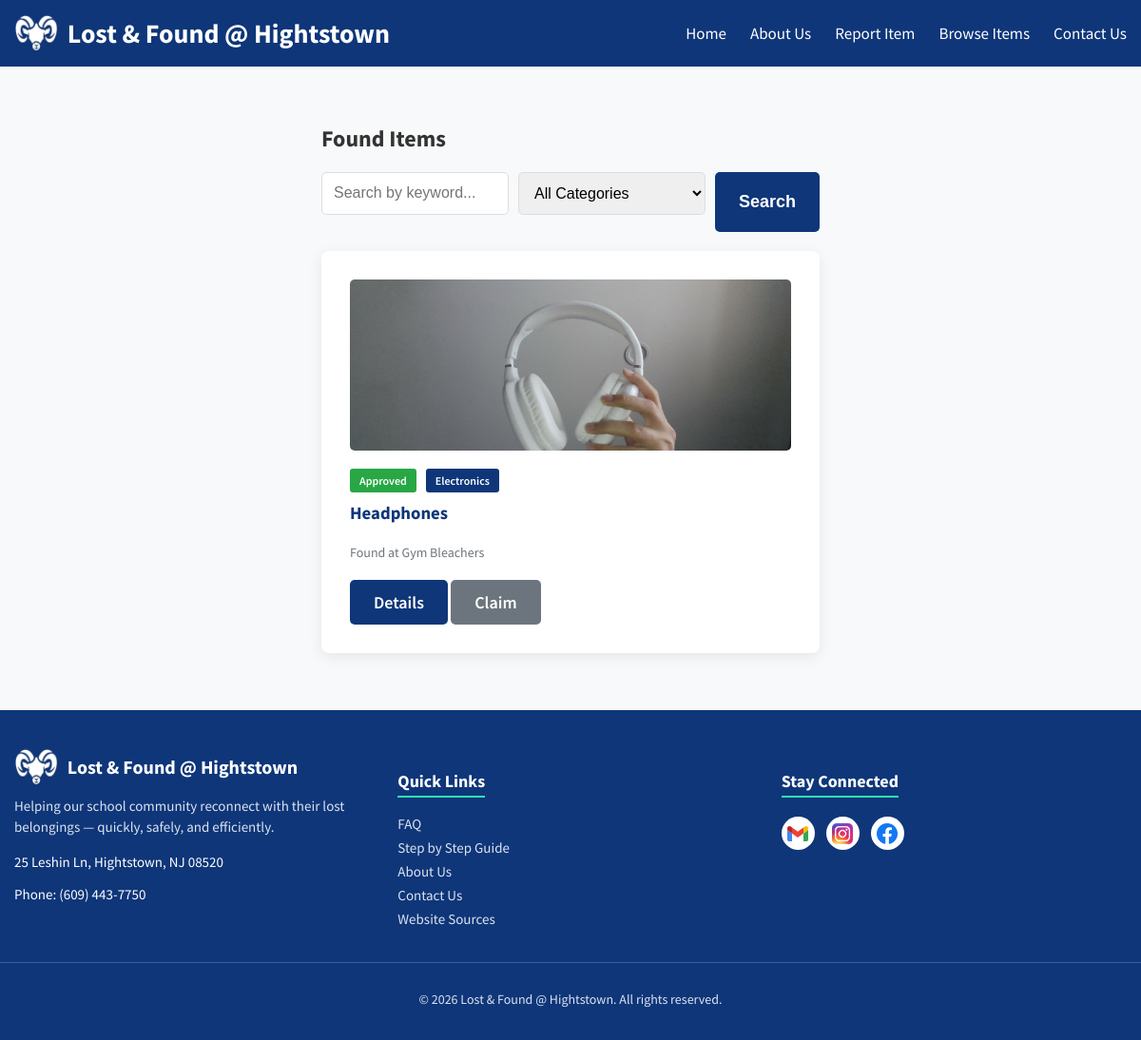
/items (signed in), run on the app's committed database.
### tables this page shows
CREATE TABLE items (
            id INTEGER PRIMARY KEY AUTOINCREMENT,
            title TEXT NOT NULL,
            description TEXT,
            category TEXT,
            location_found TEXT,
            date_found TEXT,
            photo_filename TEXT,
            status TEXT DEFAULT 'pending', -- pending, approved, claimed
            created_at TEXT DEFAULT CURRENT_TIMESTAMP
        );

### lostfound_app.py (the view)
@app.route("/items")
def items():
    q = request.args.get("q", "").strip()
    category = request.args.get("category", "").strip()
    status = "approved"
    params = [status]
    where = ["status = ?"]
    if q:
        like = f"%{q}%"
        where.append("(title LIKE ? OR description LIKE ? OR location_found LIKE ? OR category LIKE ?)")
        params.extend([like, like, like, like])
    if category:
        where.append("category = ?")
        params.append(category)
    sql = f"SELECT * FROM items WHERE {' AND '.join(where)} ORDER BY created_at DESC"
    con = get_db()
    rows = con.execute(sql, params).fetchall()
    con.close()
    return render_template("items.html", items=rows, q=q, category=category)

### lostfound_app.py (called while the page is built)
def get_db():
    con = sqlite3.connect(DB_PATH)
    con.row_factory = sqlite3.Row
    return con

### templates/items.html (shortened to what this page needs)
{% extends "base.html" %}
{% block content %}
<h2>Found Items</h2>
<form class="searchbar" method="get">
  <input name="q" placeholder="Search by keyword..." value="{{ q or '' }}">
  <select name="category">
    <option value="">All Categories</option>
  </select>
  <button class="btn" type="submit">Search</button>
</form>
<div class="grid">
  {% if items %}
    {% for it in items %}
      <div class="item card">
        <a href="{{ url_for('item_detail', item_id=it['id']) }}">
          {% if it['photo_filename'] %}
            <img alt="Item photo" loading="lazy" src="{{ url_for('uploaded_file', filename=it['photo_filename']) }}">
          {% else %}
            <img alt="No photo" loading="lazy" src="{{ url_for('static', filename='placeholder.png') }}">
          {% endif %}
        </a>
        <div class="item-meta">
          <span class="status {{ it['status'] }}">{{ it['status']|capitalize }}</span>
          {% if it['category'] %}<span class="badge">{{ it['category'] }}</span>{% endif %}
        </div>
        <h3>{{ it['title'] }}</h3>
        {% if it['location_found'] %}<small class="muted">Found at {{ it['location_found'] }}</small>{% endif %}
        <div class="item-actions">
          <a class="btn" href="{{ url_for('item_detail', item_id=it['id']) }}">Details</a>
          <a class="btn secondary" href="{{ url_for('claim_item', item_id=it['id']) }}">Claim</a>
        </div>
      </div>
    {% endfor %}
  {% else %}
    <div class="card">
      <p>No items found. Try adjusting your search.</p>
    </div>
  {% endif %}
</div>
{% endblock %}

### static/styles.css (style rules this page uses)
body { font-family: 'Source Sans Pro', sans-serif; color: #333; background-color: #f8f9fa; margin: 0; display: flex; flex-direction: column; min-height: 100vh; }
.card { background-color: #fff; border-radius: 8px; box-shadow: 0 4px 15px rgba(0, 0, 0, 0.08); padding: 30px; margin-bottom: 20px; }
.card h2, .card h3 { margin-top: 0; color: #0E3679; }
form input, form select, form textarea { width: 95%; padding: 12px; border: 1px solid #ddd; border-radius: 5px; margin-bottom: 18px; font-size: 16px; }
form button.btn { background-color: #0E3679; color: #fff; border: none; padding: 12px 25px; border-radius: 5px; cursor: pointer; font-size: 18px; font-weight: 600; transition: background-color 0.3s ease; }
.btn { background-color: #0E3679; color: #fff; border: none; padding: 12px 25px; border-radius: 5px; cursor: pointer; font-size: 18px; font-weight: 600; text-decoration: none; display: inline-block; transition: background-color 0.3s ease; }
.btn.secondary { background-color: #6c757d; }
.item img { width: 100%; height: 180px; object-fit: cover; border-radius: 5px; margin-bottom: 15px; }
.item-meta { display: flex; align-items: center; gap: 10px; margin-bottom: 10px; }
.item-actions { margin-top: 20px; }
.status { display: inline-block; padding: 5px 10px; border-radius: 3px; font-size: 12px; font-weight: 600; color: #fff; }
.status.approved { background-color: #28a745; }
.badge { display: inline-block; padding: 5px 10px; border-radius: 3px; font-size: 12px; font-weight: 600; background-color: #0E3679; color: #fff; }
.muted { color: #6c757d; font-size: 14px; }
.searchbar { display: flex; gap: 10px; margin-bottom: 20px; flex-wrap: wrap; }
.searchbar input, .searchbar select { flex: 1; min-width: 150px; }
.searchbar button { flex-shrink: 0; }

### data on the page
items: photo_filename (picture), status "Approved", category "Electronics", title "Headphones", location_found "Gym Bleachers"
